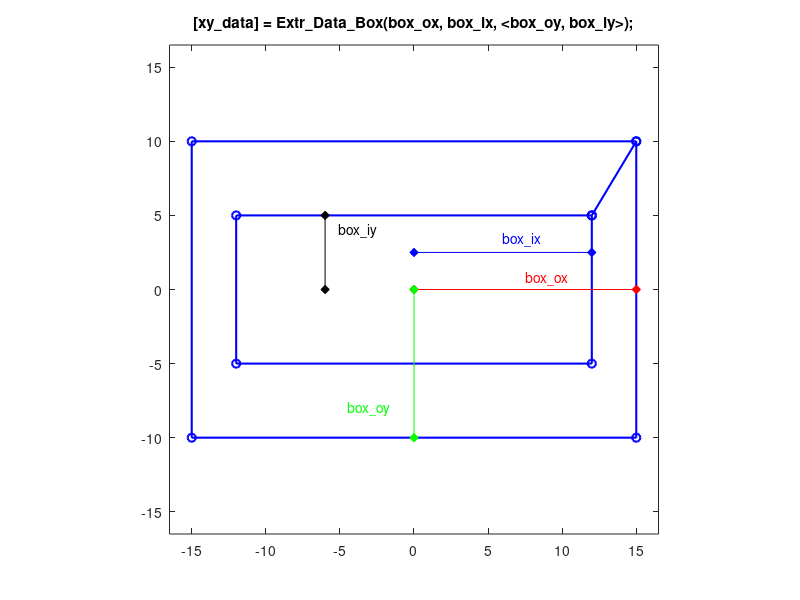

The MATLAB script that drew this image:
function [xy_data] = Extr_Data_Box(box_ox, box_ix, varargin)
%Extr_Data_Box Produce extrusion data for a hollow box.
%   [xy_data] = Extr_Data_Ring(box_ox, box_ix, <box_oy>, <box_iy>)
%   This function returns x-y data for a hollow box.  
%   You can specify:
%       Box outer width(x)              box_ox
%       Box inner width (x)             box_ix
%       (optional) Box outer height (y)	box_oy
%       (optional) Box outer width (y)  box_iy
%
%   To see a plot showing parameter values, enter the name
%   of the function with no arguments
%   >> Extr_Data_Box
%
%   To see a plot created with your parameter values, 
%   add 'plot' as the final argument
%   >> Extr_Data_Box(10,5,'plot')

% Copyright 2013-2016 The MathWorks, Inc.

% DEFAULT DATA TO SHOW DIAGRAM
if (nargin == 0)
    box_ox = 15;
    box_ix = 12;
    box_oy = 10;
    box_iy = 5;
elseif (nargin <= 3)
    box_oy = box_ox;
    box_iy = box_ix;
elseif (nargin > 3)
    box_oy = varargin{1};
    box_iy = varargin{2};
end

if (nargin==0)
    showplot = 'plot';
elseif (nargin==3 || nargin==5)
    showplot = varargin(end);
else
    showplot = 'n';
end

% CALCULATE EXTRUSION DATA
x_signs = [1 -1 -1 1 1]';
y_signs = [1 1 -1 -1 1]';
xy_data = [box_ox*x_signs box_oy*y_signs;box_ix*y_signs box_iy*x_signs];
    

% PLOT DIAGRAM TO SHOW PARAMETERS AND EXTRUSION
if (nargin == 0 || strcmpi(showplot,'plot'))
    
    % GET MAX AXIS DIMENSION
    maxd = max(box_ox,box_oy);
    % PLOT EXTRUSION
    plot(xy_data(:,1),xy_data(:,2),'b-o','LineWidth',1.5);
    axis('square');
    axis([-1.1 1.1 -1.1 1.1]*maxd);
    
    % SHOW PARAMETERS
    hold on
        
    plot([0 box_ox],[0 0],'r-d','MarkerFaceColor','r');
    text(0.5*box_ox,0.05*maxd,'{\color{red}box\_ox}');

    plot([0 box_ix],[0.5*box_iy 0.5*box_iy],'b-d','MarkerFaceColor','b');
    text(0.5*box_ix,0.06*maxd+0.5*box_iy,'{\color{blue}box\_ix}');
    
    plot([0 0],[0 -box_oy],'g-d','MarkerFaceColor','g');
    text(-0.3*maxd,-0.8*box_oy,'{\color{green}box\_oy}');

    plot([-0.5*box_ix -0.5*box_ix],[0 box_iy],'k-d','MarkerFaceColor','k');
    text(-0.5*box_ix+0.06*maxd,0.8*box_iy,'{\color{black}box\_iy}');
    
	title(['[xy\_data] = Extr\_Data\_Box(box\_ox, box\_ix, <box\_oy, box\_iy>);']);
    hold off
    clear xy_data
end
